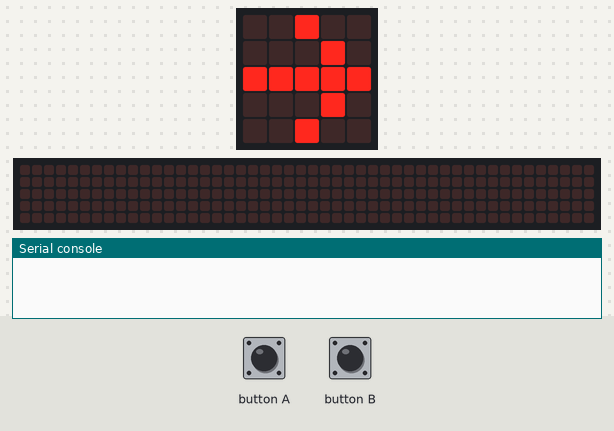
The program below on a simulated BBC micro:bit running MicroPython. On the bench: the board's 5×5 LED display, a strip that is not on the board, showing the scrolling text unrolled, the last lines printed to the serial console. The inputs (shaded band) are chosen by the test bench. The 48×5 strip is a reading aid, not a part: it shows the text the display is scrolling, unrolled, one strip-width of it at a time.

Above: at 5.1 s.
5.2 s: button A pressed for 0.15 s
At 5.21 s:
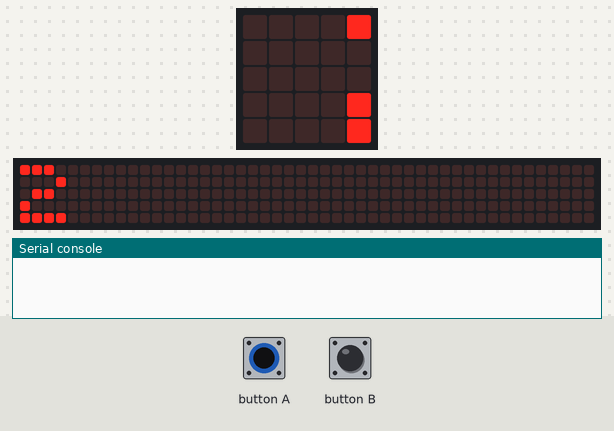
5.9 s: button B pressed for 0.15 s
At 7.4 s:
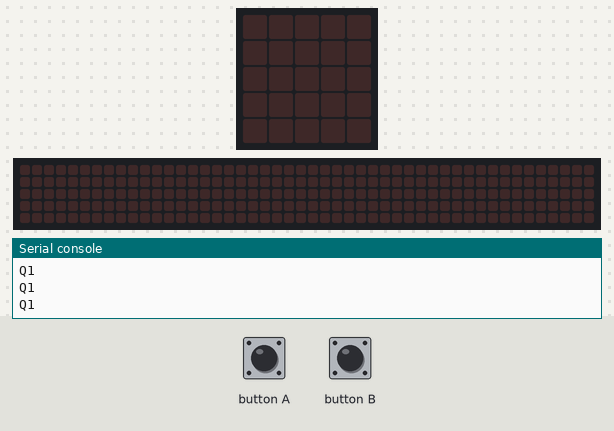
At 21.5 s:
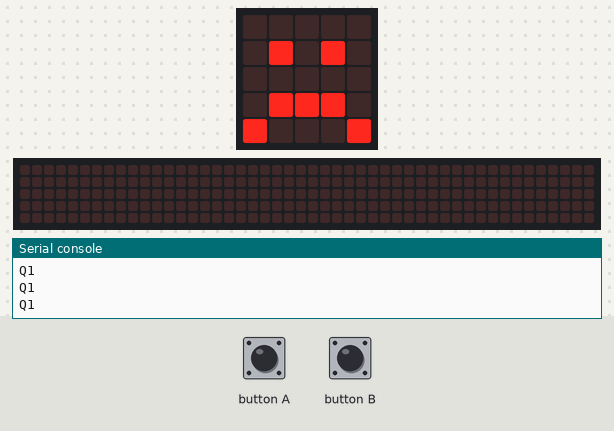
Timing chart, 0 to 22.5 s (numbered marks = the images above; inputs shaded):
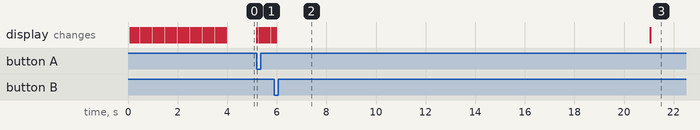

Measured:
- after the input at 5.2 s, the display: changes at once (image 1)
- after the input at 5.9 s, the display: changes after 0.06 s (image 2)

The program:

microbit_ai_bridge.py
```python
# Micro:bit AI Bridge — device-side code (MicroPython, micro:bit v2)
#
# Button A: cycle through preset questions (index flashes briefly)
# Button B: send the selected question to the AI bridge and scroll the reply
#
# Talks to frontend/index.html over the same USB serial connection used for
# the REPL, at 9600 baud (lower than the micro:bit's 115200 default - far
# more tolerant of cable/port signal noise). Even so, longer messages were
# still seeing occasional dropped characters, so the outgoing request is
# just "Q<index>\n" - the frontend keeps its own copy of QUESTIONS and looks
# the text up locally, keeping the fragile wire format as short as possible.
# The reply comes back as one line prefixed with "Y:" (yes, this is AI -
# smiley), "N:" (no - cross), or "?:" (unclear - question mark) so the right
# face shows before the reason scrolls by.
#
# Flash this with the online editor (python.microbit.org — paste and
# download), or `uflash microbit_ai_bridge.py` from the command line.

from microbit import *

uart.init(baudrate=9600)

QUESTIONS = [
    "Is a thermostat AI?",
    "Is a calculator AI?",
    "Is a search engine AI?",
    "Is ChatGPT AI?",
    "Is a self-driving car AI?",
]

REPLY_TIMEOUT_MS = 15000

selected = 0


def show_selected():
    display.scroll(str(selected + 1), delay=80, wait=True)


def send_request(index):
    # This hardware occasionally drops/corrupts a byte in transit even on
    # a message this short. Send it 3 times - the frontend debounces
    # duplicates, and the odds of all 3 attempts landing corrupted are low.
    payload = ("Q" + str(index) + "\n").encode("utf-8")
    for _ in range(3):
        uart.write(payload)
        sleep(30)


def wait_for_reply(timeout_ms):
    buffer = b""
    start = running_time()
    while running_time() - start < timeout_ms:
        if uart.any():
            chunk = uart.read()
            if chunk:
                buffer += chunk
                if b"\n" in buffer:
                    line = buffer.split(b"\n", 1)[0]
                    try:
                        return line.decode("utf-8").strip()
                    except UnicodeError:
                        return None
        sleep(20)
    return None


VERDICT_FACES = {
    "Y": Image.HAPPY,
    "N": Image.NO,
    "?": Image.CONFUSED,
}


def show_reply(line):
    # str.partition() isn't implemented in this MicroPython build - use
    # find()/slicing instead.
    colon_index = line.find(":")
    if colon_index == -1:
        marker, text = None, line
    else:
        marker, text = line[:colon_index], line[colon_index + 1:]

    face = VERDICT_FACES.get(marker)
    if face:
        display.show(face)
        sleep(1000)
    if text:
        display.scroll(text, delay=80, wait=True)


display.scroll("AI BRIDGE", delay=80, wait=True)
display.show(Image.ARROW_E)

while True:
    if button_a.was_pressed():
        selected = (selected + 1) % len(QUESTIONS)
        show_selected()
        display.show(Image.ARROW_E)

    if button_b.was_pressed():
        # Any lit LED needs a continuous background refresh interrupt for
        # multiplexing, which contends with the UART at the bit level and
        # corrupts serial data - so the display stays fully blank for the
        # whole send+receive round trip, not just during the write() call.
        display.clear()
        send_request(selected)
        reply = wait_for_reply(REPLY_TIMEOUT_MS)
        if reply:
            show_reply(reply)
        else:
            display.show(Image.SAD)
            sleep(1500)

        display.show(Image.ARROW_E)
```
